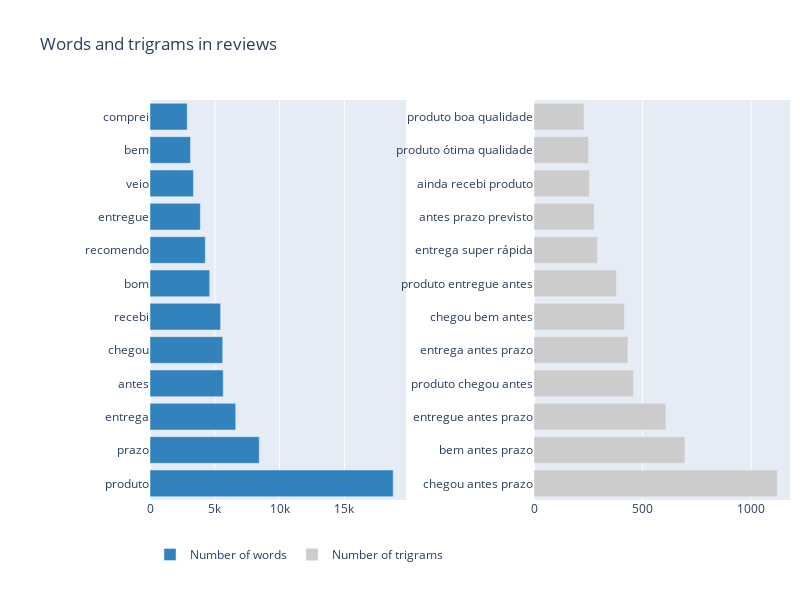

The notebook cell saved with this chart:
### Markdown cell above
Let's have a look at the most common words and trigrams:

### Code cell
from collections import defaultdict

def generate_ngrams(text, stopwords, n_gram=1):
    token = [w.lower() for sent in nltk.sent_tokenize(text) for w in nltk.word_tokenize(sent)]
    # Remove stopwords and ponctuation
    token = [t for t in token if re.search('[a-zA-Z]', t) and t not in stopwords]
    ngrams = zip(*[token[i:] for i in range(n_gram)])
    return [" ".join(ngram) for ngram in ngrams]

# Count words
freq_dict = defaultdict(int)
for sent in comments:
    for word in generate_ngrams(sent, stopwords):
        freq_dict[word] += 1
wdf = pd.DataFrame(sorted(freq_dict.items(), key=lambda x: x[1])[::-1],
                   columns=["word", "word_count"])

# Count Trigrams
freq_dict = defaultdict(int)
for sent in comments:
    for word in generate_ngrams(sent, stopwords, 3):
        freq_dict[word] += 1
tdf = pd.DataFrame(sorted(freq_dict.items(), key=lambda x: x[1])[::-1],
                   columns=["trigram", "trigram_count"])

# Sort and filter top 12
tdf = tdf.sort_values(by='trigram_count', ascending=False).iloc[:12]
wdf = wdf.sort_values(by='word_count', ascending=False).iloc[:12]

trace0 = go.Bar(
    y=wdf.word.values,
    x=wdf.word_count.values,
    name='Number of words',
    orientation='h',
    marker=dict(color='rgb(49,130,189)')
)
trace1 = go.Bar(
    y=tdf.trigram.values,
    x=tdf.trigram_count.values,
    name='Number of trigrams',
    orientation='h',
    marker=dict(color='rgb(204,204,204)')
)
fig = tools.make_subplots(rows=1, cols=2, print_grid=False)
fig.append_trace(trace0, 1, 1)
fig.append_trace(trace1, 1, 2)

fig['layout'].update(
    height=600, width=800,
    title='Words and trigrams in reviews',
    margin=dict(l=150, r=10, t=100, b=100),
    legend=dict(orientation="h")
)
fig['layout']['xaxis1'].update(domain=[0, 0.40])
fig['layout']['xaxis2'].update(domain=[0.6, 1])
iplot(fig)

### Figure 1 — Plotly figure (JSON) as saved in the notebook; plotly's stock layout.template omitted (floating-point values rounded to 4 significant figures)
{"data": [{"marker": {"color": "rgb(49,130,189)"}, "name": "Number of words", "orientation": "h", "type": "bar", "x": [18761, 8428, 6613, 5646, 5609, 5448, 4604, 4266, 3884, 3351, 3124, 2867], "xaxis": "x", "y": ["produto", "prazo", "entrega", "antes", "chegou", "recebi", "bom", "recomendo", "entregue", "veio", "bem", "comprei"], "yaxis": "y"}, {"marker": {"color": "rgb(204,204,204)"}, "name": "Number of trigrams", "orientation": "h", "type": "bar", "x": [1120, 695, 607, 458, 432, 416, 379, 292, 277, 255, 251, 230], "xaxis": "x2", "y": ["chegou antes prazo", "bem antes prazo", "entregue antes prazo", "produto chegou antes", "entrega antes prazo", "chegou bem antes", "produto entregue antes", "entrega super rápida", "antes prazo previsto", "ainda recebi produto", "produto ótima qualidade", "produto boa qualidade"], "yaxis": "y2"}], "layout": {"height": 600, "legend": {"orientation": "h"}, "margin": {"b": 100, "l": 150, "r": 10, "t": 100}, "title": {"text": "Words and trigrams in reviews"}, "width": 800, "xaxis": {"anchor": "y", "domain": [0, 0.4]}, "xaxis2": {"anchor": "y2", "domain": [0.6, 1]}, "yaxis": {"anchor": "x", "domain": [0, 1]}, "yaxis2": {"anchor": "x2", "domain": [0, 1]}}}
